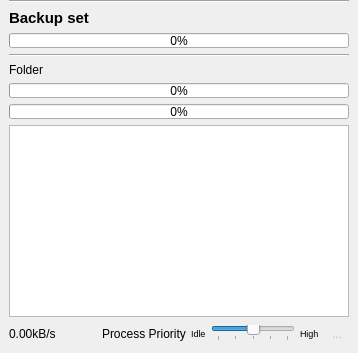
     <widget class="QWidget" name="m_pPage_Backup">
      <layout class="QVBoxLayout" name="verticalLayout_5">
       <property name="leftMargin">
        <number>9</number>
       </property>
       <property name="topMargin">
        <number>0</number>
       </property>
       <property name="rightMargin">
        <number>9</number>
       </property>
       <property name="bottomMargin">
        <number>9</number>
       </property>
       <item>
        <widget class="Line" name="line_9">
         <property name="orientation">
          <enum>Qt::Horizontal</enum>
         </property>
        </widget>
       </item>
       <item>
        <widget class="QLabel" name="m_pL_BackupSet">
         <property name="font">
          <font>
           <pointsize>11</pointsize>
           <weight>75</weight>
           <bold>true</bold>
          </font>
         </property>
         <property name="text">
          <string>Backup set</string>
         </property>
        </widget>
       </item>
       <item>
        <widget class="QProgressBar" name="m_pGlobalProgress">
         <property name="maximumSize">
          <size>
           <width>16777215</width>
           <height>15</height>
          </size>
         </property>
         <property name="value">
          <number>0</number>
         </property>
        </widget>
       </item>
       <item>
        <widget class="Line" name="line_10">
         <property name="orientation">
          <enum>Qt::Horizontal</enum>
         </property>
        </widget>
       </item>
       <item>
        <widget class="QLabel" name="m_pL_Folder">
         <property name="sizePolicy">
          <sizepolicy hsizetype="Fixed" vsizetype="Preferred">
           <horstretch>0</horstretch>
           <verstretch>0</verstretch>
          </sizepolicy>
         </property>
         <property name="text">
          <string>Folder</string>
         </property>
         <property name="alignment">
          <set>Qt::AlignLeading|Qt::AlignLeft|Qt::AlignVCenter</set>
         </property>
        </widget>
       </item>
       <item>
        <widget class="QProgressBar" name="m_pProgressBar">
         <property name="maximumSize">
          <size>
           <width>16777215</width>
           <height>15</height>
          </size>
         </property>
         <property name="value">
          <number>0</number>
         </property>
        </widget>
       </item>
       <item>
        <widget class="QProgressBar" name="m_pProgressBarFile">
         <property name="maximumSize">
          <size>
           <width>16777215</width>
           <height>15</height>
          </size>
         </property>
         <property name="value">
          <number>0</number>
         </property>
        </widget>
       </item>
       <item>
        <widget class="QPlainTextEdit" name="m_pLog">
         <property name="sizePolicy">
          <sizepolicy hsizetype="MinimumExpanding" vsizetype="Preferred">
           <horstretch>0</horstretch>
           <verstretch>1</verstretch>
          </sizepolicy>
         </property>
         <property name="lineWrapMode">
          <enum>QPlainTextEdit::NoWrap</enum>
         </property>
         <property name="readOnly">
          <bool>true</bool>
         </property>
        </widget>
       </item>
       <item>
        <layout class="QHBoxLayout" name="horizontalLayout_9">
         <item>
          <widget class="QLabel" name="m_pL_Speed">
           <property name="text">
            <string>0.00kB/s</string>
           </property>
          </widget>
         </item>
         <item>
          <spacer name="horizontalSpacer_3">
           <property name="orientation">
            <enum>Qt::Horizontal</enum>
           </property>
           <property name="sizeHint" stdset="0">
            <size>
             <width>40</width>
             <height>20</height>
            </size>
           </property>
          </spacer>
         </item>
         <item>
          <widget class="QWidget" name="m_pW_ProcessPriority" native="true">
           <layout class="QHBoxLayout" name="horizontalLayout_10">
            <property name="spacing">
             <number>5</number>
            </property>
            <property name="margin">
             <number>0</number>
            </property>
            <item>
             <widget class="QLabel" name="label_7">
              <property name="text">
               <string>Process Priority</string>
              </property>
             </widget>
            </item>
            <item>
             <layout class="QHBoxLayout" name="horizontalLayout_11">
              <item>
               <widget class="QLabel" name="label_8">
                <property name="sizePolicy">
                 <sizepolicy hsizetype="Fixed" vsizetype="Fixed">
                  <horstretch>0</horstretch>
                  <verstretch>0</verstretch>
                 </sizepolicy>
                </property>
                <property name="font">
                 <font>
                  <pointsize>7</pointsize>
                 </font>
                </property>
                <property name="text">
                 <string>Idle</string>
                </property>
               </widget>
              </item>
              <item>
               <widget class="QSlider" name="m_pS_ProcessPrio">
                <property name="sizePolicy">
                 <sizepolicy hsizetype="Preferred" vsizetype="Minimum">
                  <horstretch>0</horstretch>
                  <verstretch>0</verstretch>
                 </sizepolicy>
                </property>
                <property name="minimumSize">
                 <size>
                  <width>0</width>
                  <height>0</height>
                 </size>
                </property>
                <property name="maximumSize">
                 <size>
                  <width>16777215</width>
                  <height>16</height>
                 </size>
                </property>
                <property name="maximum">
                 <number>4</number>
                </property>
                <property name="pageStep">
                 <number>2</number>
                </property>
                <property name="value">
                 <number>2</number>
                </property>
                <property name="tracking">
                 <bool>true</bool>
                </property>
                <property name="orientation">
                 <enum>Qt::Horizontal</enum>
                </property>
                <property name="invertedControls">
                 <bool>true</bool>
                </property>
                <property name="tickPosition">
                 <enum>QSlider::TicksBelow</enum>
                </property>
                <property name="tickInterval">
                 <number>0</number>
                </property>
               </widget>
              </item>
              <item>
               <widget class="QLabel" name="label_9">
                <property name="sizePolicy">
                 <sizepolicy hsizetype="Fixed" vsizetype="Fixed">
                  <horstretch>0</horstretch>
                  <verstretch>0</verstretch>
                 </sizepolicy>
                </property>
                <property name="font">
                 <font>
                  <pointsize>7</pointsize>
                 </font>
                </property>
                <property name="text">
                 <string>High</string>
                </property>
               </widget>
              </item>
             </layout>
            </item>
           </layout>
          </widget>
         </item>
         <item>
          <widget class="QToolButton" name="m_pClose">
           <property name="enabled">
            <bool>false</bool>
           </property>
           <property name="text">
            <string>...</string>
           </property>
           <property name="icon">
            <iconset resource="../QtdSync.qrc">
             <normaloff>:/images/ok.png</normaloff>:/images/ok.png</iconset>
           </property>
           <property name="autoRaise">
            <bool>true</bool>
           </property>
          </widget>
         </item>
        </layout>
       </item>
      </layout>
     </widget>
